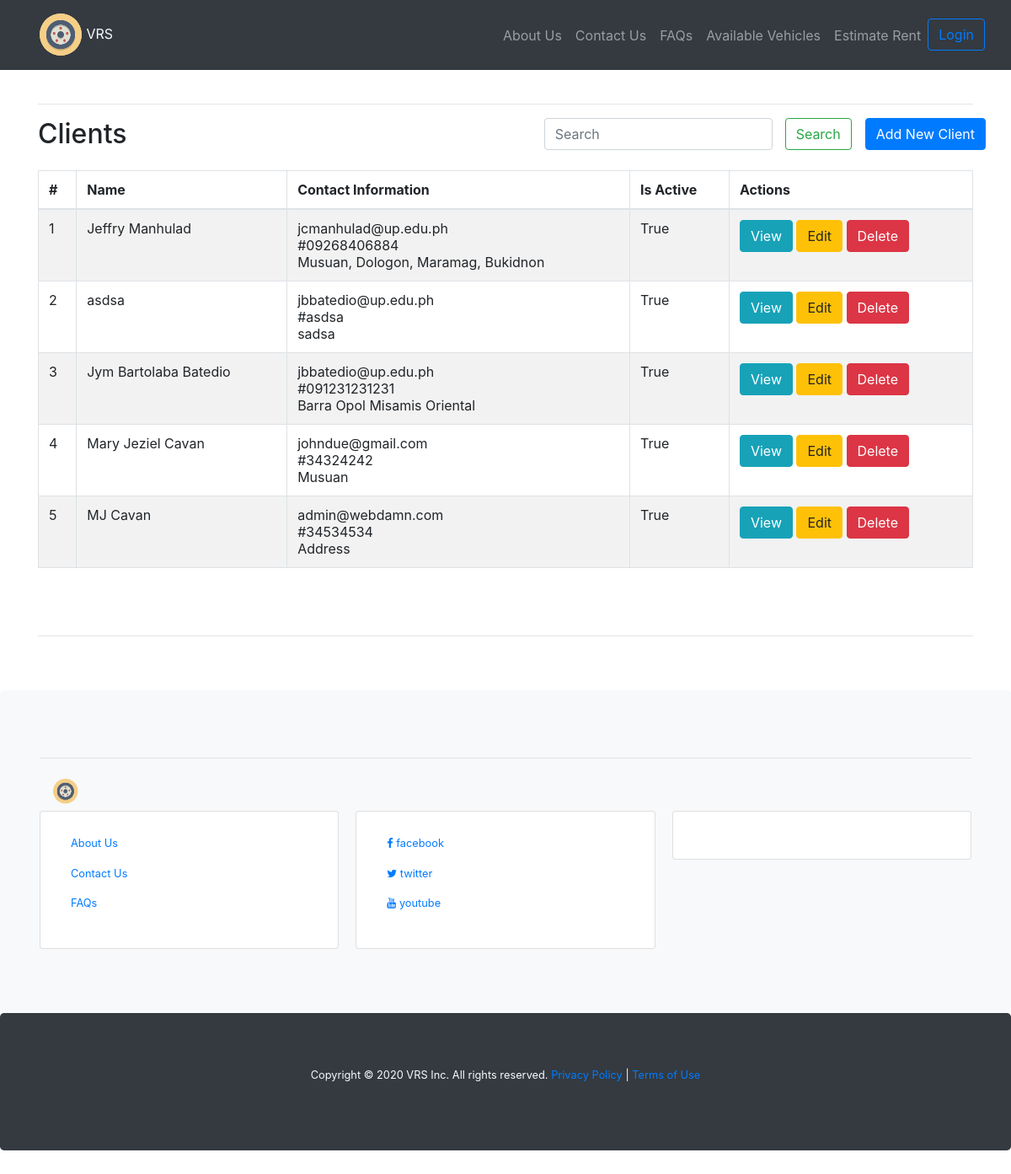
Page /index.php/clients on the committed database.
### tables this page shows
CREATE TABLE `clients` (
  `Id` int(11) NOT NULL,
  `name` varchar(100) NOT NULL,
  `email_address` varchar(100) NOT NULL,
  `contact_number` varchar(100) NOT NULL,
  `address` varchar(255) NOT NULL,
  `government_id_1_path` varchar(255) NOT NULL,
  `government_id_2_path` varchar(255) NOT NULL,
  `attachment_1_path` varchar(255) NOT NULL,
  `attachment_2_path` varchar(255) NOT NULL,
  `created_date` datetime NOT NULL DEFAULT current_timestamp(),
  `updated_date` date NOT NULL,
  `Is_Active` bit(1) NOT NULL DEFAULT b'1'
);

### application/controllers/Clients.php (called while the page is built, shortened)
<?php
	class Clients extends CI_Controller{
		public function index(){
			$data['title'] = 'Clients';
			$data['clients'] = $this->Client_model->get_clients(null);
			$data['filter'] = $this->input->post('name_filter');
			$this->load->view('templates/header');
			$this->load->view('clients/index', $data);
			$this->load->view('templates/footer');
		}
	}

### index.php (called while the page is built, shortened)
<?php
require_once BASEPATH.'core/CodeIgniter.php';

### application/models/Client_model.php (called while the page is built, shortened)
<?php
	class Client_model extends CI_Model{
		public function get_clients($id){
			if(isset($id)){
        $query=$this->db->get_where('clients', array('Id' => $id));
        return $query->row_array();
      }else {
				$query=$this->db->get_where('clients', array('name LIKE '=>'%'.$this->input->post('name_filter').'%'));
  			return $query->result_array();
      }
		}
	}

### application/views/clients/index.php (the view, shortened to what this page needs)
<?php echo form_open('clients/index'); ?>
  <div class="row">
    <div class="col">
      <h2>Clients</h2>
    </div>
    <div class="col-lg-4">
      <div class="row">
        <div class="col">
          <input class="form-control" name="name_filter" value="<?= $filter;?>" type="search" placeholder="Search" aria-label="Search">
        </div class="col-lg-1">
        <div>
          <button class="btn btn-outline-success lg-12" type="submit">Search</button>
        </div>
      </div>
    </div>
      <div class="float-right pl-3">
        <a href="<?php echo base_url(); ?>clients/create" class="btn btn-primary">Add New Client</a>
      </div>
  </div>
</form>
<table class="table table-striped table-hover table-bordered">
  <thead>
    <tr>
      <th scope="col">#</th>
      <th scope="col-4">Name</th>
      <th scope="col-4">Contact Information</th>
      <th scope="col">Is Active</th>
      <th scope="col">Actions</th>
    </tr>
  </thead>
  <tbody>
    <?php
    $counter=0;
      foreach($clients as $client){
        $counter++;
        echo '<tr>';
        echo '<td>'.$counter.'</td>';
        echo '<td>'.$client['name'].'</td>';
        echo '<td>'.$client['email_address'].'</br>#'.$client['contact_number'].'</br>'.$client['address'].'</td>';
        echo '<td>'.($client['Is_Active']==1 ? 'True' : 'False').'</td>';
        echo '
        <td>
        <a class="btn btn-info" href="'.base_url().'clients/view/'.$client['Id'].'">View</a>
        <a class="btn btn-warning" href="'.base_url().'clients/edit/'.$client['Id'].'">Edit</a>
        <a class="btn btn-danger" href="'.base_url().'clients/delete/'.$client['Id'].'">Delete</a>
        </td>';
        echo '</tr> ';
      }
    ?>
  </tbody>
</table>

### rows in the picture
clients: name "Jeffry Manhulad", email_address "jcmanhulad@up.edu.ph", contact_number "09268406884", address "Musuan, Dologon, Maramag, Bukidnon", Is_Active "True"
clients: name "asdsa", email_address "jbbatedio@up.edu.ph", contact_number "asdsa", address "sadsa", Is_Active "True"
clients: name "Jym Bartolaba Batedio", email_address "jbbatedio@up.edu.ph", contact_number "091231231231", address "Barra Opol Misamis Oriental", Is_Active "True"
clients: name "Mary Jeziel Cavan", email_address "johndue@gmail.com", contact_number "34324242", address "Musuan", Is_Active "True"
clients: name "MJ Cavan", email_address "admin@webdamn.com", contact_number "34534534", address "Address", Is_Active "True"
